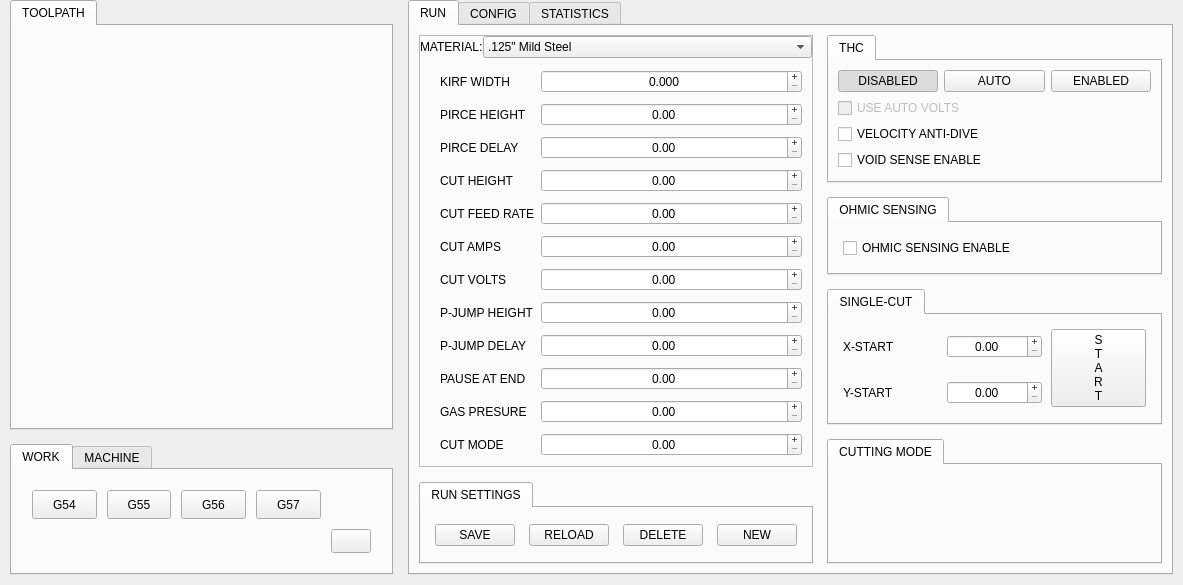
      <widget class="QWidget" name="tab_6">
       <attribute name="title">
        <string>PARAMETERS</string>
       </attribute>
       <layout class="QHBoxLayout" name="horizontalLayout_2" stretch="2,4">
        <property name="spacing">
         <number>15</number>
        </property>
        <property name="leftMargin">
         <number>10</number>
        </property>
        <property name="topMargin">
         <number>0</number>
        </property>
        <property name="rightMargin">
         <number>10</number>
        </property>
        <property name="bottomMargin">
         <number>10</number>
        </property>
        <item>
         <layout class="QVBoxLayout" name="verticalLayout_6">
          <property name="spacing">
           <number>14</number>
          </property>
          <item>
           <widget class="QTabWidget" name="tabWidget_9">
            <property name="sizePolicy">
             <sizepolicy hsizetype="Expanding" vsizetype="Expanding">
              <horstretch>0</horstretch>
              <verstretch>0</verstretch>
             </sizepolicy>
            </property>
            <property name="currentIndex">
             <number>0</number>
            </property>
            <widget class="QWidget" name="tab_17">
             <attribute name="title">
              <string>TOOLPATH</string>
             </attribute>
             <layout class="QVBoxLayout" name="verticalLayout_10"/>
            </widget>
           </widget>
          </item>
          <item>
           <widget class="QTabWidget" name="tabWidget_8">
            <property name="sizePolicy">
             <sizepolicy hsizetype="Expanding" vsizetype="Minimum">
              <horstretch>0</horstretch>
              <verstretch>0</verstretch>
             </sizepolicy>
            </property>
            <property name="tabShape">
             <enum>QTabWidget::Rounded</enum>
            </property>
            <property name="currentIndex">
             <number>0</number>
            </property>
            <widget class="QWidget" name="tab_10">
             <attribute name="icon">
              <iconset>
               <normaloff>../common/icons/crosshairs-solid.png</normaloff>
               <normalon>../common/icons/crosshairs-solid.bg.png</normalon>../common/icons/crosshairs-solid.png</iconset>
             </attribute>
             <attribute name="title">
              <string>WORK</string>
             </attribute>
             <layout class="QGridLayout" name="gridLayout_6">
              <property name="sizeConstraint">
               <enum>QLayout::SetMinimumSize</enum>
              </property>
              <property name="leftMargin">
               <number>20</number>
              </property>
              <property name="topMargin">
               <number>20</number>
              </property>
              <property name="rightMargin">
               <number>20</number>
              </property>
              <property name="bottomMargin">
               <number>20</number>
              </property>
              <property name="spacing">
               <number>10</number>
              </property>
              <item row="0" column="0">
               <widget class="ActionButton" name="actionbutton_16">
                <property name="minimumSize">
                 <size>
                  <width>34</width>
                  <height>29</height>
                 </size>
                </property>
                <property name="text">
                 <string>G54</string>
                </property>
                <property name="actionName" stdset="0">
                 <string>machine.set-work-coord:G54</string>
                </property>
               </widget>
              </item>
              <item row="0" column="1">
               <widget class="ActionButton" name="actionbutton_17">
                <property name="minimumSize">
                 <size>
                  <width>34</width>
                  <height>29</height>
                 </size>
                </property>
                <property name="text">
                 <string>G55</string>
                </property>
                <property name="actionName" stdset="0">
                 <string>machine.set-work-coord:G55</string>
                </property>
               </widget>
              </item>
              <item row="0" column="2">
               <widget class="ActionButton" name="actionbutton_18">
                <property name="minimumSize">
                 <size>
                  <width>34</width>
                  <height>29</height>
                 </size>
                </property>
                <property name="text">
                 <string>G56</string>
                </property>
                <property name="actionName" stdset="0">
                 <string>machine.set-work-coord:G56</string>
                </property>
               </widget>
              </item>
              <item row="0" column="3">
               <widget class="ActionButton" name="actionbutton_19">
                <property name="minimumSize">
                 <size>
                  <width>34</width>
                  <height>29</height>
                 </size>
                </property>
                <property name="text">
                 <string>G57</string>
                </property>
                <property name="actionName" stdset="0">
                 <string>machine.set-work-coord:G57</string>
                </property>
               </widget>
              </item>
              <item row="1" column="0" colspan="4">
               <widget class="MonokromDroGroup" name="compositedrogroup_4">
                <property name="maximumSize">
                 <size>
                  <width>10000</width>
                  <height>200</height>
                 </size>
                </property>
               </widget>
              </item>
              <item row="1" column="4">
               <widget class="ActionButton" name="actionbutton_20">
                <property name="sizePolicy">
                 <sizepolicy hsizetype="Fixed" vsizetype="Minimum">
                  <horstretch>0</horstretch>
                  <verstretch>0</verstretch>
                 </sizepolicy>
                </property>
                <property name="maximumSize">
                 <size>
                  <width>44</width>
                  <height>16777215</height>
                 </size>
                </property>
                <property name="styleSheet">
                 <string notr="true">max-width: 40px;</string>
                </property>
                <property name="icon">
                 <iconset>
                  <normaloff>../common/icons/homed.png</normaloff>
                  <disabledoff>../common/icons/homed.png</disabledoff>../common/icons/homed.png</iconset>
                </property>
                <property name="iconSize">
                 <size>
                  <width>20</width>
                  <height>20</height>
                 </size>
                </property>
                <property name="actionName" stdset="0">
                 <string>machine.home.all</string>
                </property>
               </widget>
              </item>
             </layout>
            </widget>
            <widget class="QWidget" name="tab_11">
             <attribute name="icon">
              <iconset>
               <normaloff>../common/icons/crosshairs-solid.png</normaloff>
               <normalon>../common/icons/crosshairs-solid.bg.png</normalon>
               <activeoff>icons/crosshairs-solid.on.png</activeoff>
               <selectedoff>icons/crosshairs-solid.on.png</selectedoff>../common/icons/crosshairs-solid.png</iconset>
             </attribute>
             <attribute name="title">
              <string>MACHINE</string>
             </attribute>
            </widget>
           </widget>
          </item>
         </layout>
        </item>
        <item>
         <widget class="QTabWidget" name="tabWidget">
          <property name="currentIndex">
           <number>0</number>
          </property>
          <widget class="QWidget" name="tab_8">
           <attribute name="title">
            <string>RUN</string>
           </attribute>
           <layout class="QHBoxLayout" name="horizontalLayout_8">
            <property name="spacing">
             <number>14</number>
            </property>
            <property name="leftMargin">
             <number>9</number>
            </property>
            <item>
             <layout class="QVBoxLayout" name="verticalLayout_12">
              <property name="spacing">
               <number>15</number>
              </property>
              <item>
               <widget class="QFrame" name="file_frame_2">
                <property name="frameShape">
                 <enum>QFrame::StyledPanel</enum>
                </property>
                <property name="frameShadow">
                 <enum>QFrame::Raised</enum>
                </property>
                <property name="styleClass" stdset="0">
                 <string>comboFrame</string>
                </property>
                <layout class="QVBoxLayout" name="verticalLayout_11">
                 <property name="spacing">
                  <number>2</number>
                 </property>
                 <property name="leftMargin">
                  <number>0</number>
                 </property>
                 <property name="topMargin">
                  <number>0</number>
                 </property>
                 <property name="rightMargin">
                  <number>0</number>
                 </property>
                 <property name="bottomMargin">
                  <number>0</number>
                 </property>
                 <item>
                  <layout class="QHBoxLayout" name="horizontalLayout_7">
                   <property name="spacing">
                    <number>0</number>
                   </property>
                   <item>
                    <widget class="QLabel" name="label_11">
                     <property name="text">
                      <string>MATERIAL:</string>
                     </property>
                     <property name="styleClass" stdset="0">
                      <string>comboFrame</string>
                     </property>
                    </widget>
                   </item>
                   <item>
                    <widget class="QComboBox" name="comboBox">
                     <property name="sizePolicy">
                      <sizepolicy hsizetype="Expanding" vsizetype="Fixed">
                       <horstretch>0</horstretch>
                       <verstretch>0</verstretch>
                      </sizepolicy>
                     </property>
                     <item>
                      <property name="text">
                       <string>.125&quot; Mild Steel</string>
                      </property>
                     </item>
                    </widget>
                   </item>
                  </layout>
                 </item>
                 <item>
                  <layout class="QFormLayout" name="formLayout_2">
                   <property name="horizontalSpacing">
                    <number>6</number>
                   </property>
                   <property name="verticalSpacing">
                    <number>10</number>
                   </property>
                   <property name="leftMargin">
                    <number>20</number>
                   </property>
                   <property name="topMargin">
                    <number>10</number>
                   </property>
                   <property name="rightMargin">
                    <number>10</number>
                   </property>
                   <property name="bottomMargin">
                    <number>10</number>
                   </property>
                   <item row="0" column="0">
                    <widget class="QLabel" name="paramKirfWidthLabel">
                     <property name="text">
                      <string>KIRF WIDTH</string>
                     </property>
                    </widget>
                   </item>
                   <item row="0" column="1">
                    <widget class="HalDoubleSpinBox" name="paramKirfWidth">
                     <property name="alignment">
                      <set>Qt::AlignCenter</set>
                     </property>
                     <property name="buttonSymbols">
                      <enum>QAbstractSpinBox::PlusMinus</enum>
                     </property>
                     <property name="decimals">
                      <number>3</number>
                     </property>
                     <property name="singleStep">
                      <double>0.010000000000000</double>
                     </property>
                    </widget>
                   </item>
                   <item row="1" column="0">
                    <widget class="QLabel" name="paramKirfWidthLabel_2">
                     <property name="text">
                      <string>PIRCE HEIGHT</string>
                     </property>
                    </widget>
                   </item>
                   <item row="1" column="1">
                    <widget class="HalDoubleSpinBox" name="paramKirfWidth_2">
                     <property name="alignment">
                      <set>Qt::AlignCenter</set>
                     </property>
                     <property name="buttonSymbols">
                      <enum>QAbstractSpinBox::PlusMinus</enum>
                     </property>
                    </widget>
                   </item>
                   <item row="2" column="0">
                    <widget class="QLabel" name="paramKirfWidthLabel_4">
                     <property name="text">
                      <string>PIRCE DELAY</string>
                     </property>
                    </widget>
                   </item>
                   <item row="2" column="1">
                    <widget class="HalDoubleSpinBox" name="paramKirfWidth_3">
                     <property name="alignment">
                      <set>Qt::AlignCenter</set>
                     </property>
                     <property name="buttonSymbols">
                      <enum>QAbstractSpinBox::PlusMinus</enum>
                     </property>
                    </widget>
                   </item>
                   <item row="3" column="0">
                    <widget class="QLabel" name="paramKirfWidthLabel_3">
                     <property name="text">
                      <string>CUT HEIGHT</string>
                     </property>
                    </widget>
                   </item>
                   <item row="3" column="1">
                    <widget class="HalDoubleSpinBox" name="paramKirfWidth_4">
                     <property name="alignment">
                      <set>Qt::AlignCenter</set>
                     </property>
                     <property name="buttonSymbols">
                      <enum>QAbstractSpinBox::PlusMinus</enum>
                     </property>
                    </widget>
                   </item>
                   <item row="4" column="0">
                    <widget class="QLabel" name="paramKirfWidthLabel_5">
                     <property name="text">
                      <string>CUT FEED RATE</string>
                     </property>
                    </widget>
                   </item>
                   <item row="4" column="1">
                    <widget class="HalDoubleSpinBox" name="paramKirfWidth_5">
                     <property name="alignment">
                      <set>Qt::AlignCenter</set>
                     </property>
                     <property name="buttonSymbols">
                      <enum>QAbstractSpinBox::PlusMinus</enum>
                     </property>
                    </widget>
                   </item>
                   <item row="5" column="0">
                    <widget class="QLabel" name="paramKirfWidthLabel_6">
                     <property name="text">
                      <string>CUT AMPS</string>
                     </property>
                    </widget>
                   </item>
                   <item row="5" column="1">
                    <widget class="HalDoubleSpinBox" name="paramKirfWidth_6">
                     <property name="alignment">
                      <set>Qt::AlignCenter</set>
                     </property>
                     <property name="buttonSymbols">
                      <enum>QAbstractSpinBox::PlusMinus</enum>
                     </property>
                    </widget>
                   </item>
                   <item row="6" column="0">
                    <widget class="QLabel" name="paramKirfWidthLabel_7">
                     <property name="text">
                      <string>CUT VOLTS</string>
                     </property>
                    </widget>
                   </item>
                   <item row="6" column="1">
                    <widget class="HalDoubleSpinBox" name="paramKirfWidth_7">
                     <property name="alignment">
                      <set>Qt::AlignCenter</set>
                     </property>
                     <property name="buttonSymbols">
                      <enum>QAbstractSpinBox::PlusMinus</enum>
                     </property>
                    </widget>
                   </item>
                   <item row="7" column="0">
                    <widget class="QLabel" name="paramKirfWidthLabel_8">
                     <property name="text">
                      <string>P-JUMP HEIGHT</string>
                     </property>
                    </widget>
                   </item>
                   <item row="7" column="1">
                    <widget class="HalDoubleSpinBox" name="paramKirfWidth_8">
                     <property name="alignment">
                      <set>Qt::AlignCenter</set>
                     </property>
                     <property name="buttonSymbols">
                      <enum>QAbstractSpinBox::PlusMinus</enum>
                     </property>
                    </widget>
                   </item>
                   <item row="8" column="0">
                    <widget class="QLabel" name="paramKirfWidthLabel_9">
                     <property name="text">
                      <string>P-JUMP DELAY</string>
                     </property>
                    </widget>
                   </item>
                   <item row="8" column="1">
                    <widget class="HalDoubleSpinBox" name="paramKirfWidth_9">
                     <property name="alignment">
                      <set>Qt::AlignCenter</set>
                     </property>
                     <property name="buttonSymbols">
                      <enum>QAbstractSpinBox::PlusMinus</enum>
                     </property>
                    </widget>
                   </item>
                   <item row="9" column="0">
                    <widget class="QLabel" name="paramKirfWidthLabel_10">
                     <property name="text">
                      <string>PAUSE AT END</string>
                     </property>
                    </widget>
                   </item>
                   <item row="9" column="1">
                    <widget class="HalDoubleSpinBox" name="paramKirfWidth_10">
                     <property name="alignment">
                      <set>Qt::AlignCenter</set>
                     </property>
                     <property name="buttonSymbols">
                      <enum>QAbstractSpinBox::PlusMinus</enum>
                     </property>
                    </widget>
                   </item>
                   <item row="10" column="1">
                    <widget class="HalDoubleSpinBox" name="paramKirfWidth_11">
                     <property name="alignment">
                      <set>Qt::AlignCenter</set>
                     </property>
                     <property name="buttonSymbols">
                      <enum>QAbstractSpinBox::PlusMinus</enum>
                     </property>
                    </widget>
                   </item>
                   <item row="10" column="0">
                    <widget class="QLabel" name="paramKirfWidthLabel_11">
                     <property name="text">
                      <string>GAS PRESURE</string>
                     </property>
                    </widget>
                   </item>
                   <item row="11" column="0">
                    <widget class="QLabel" name="paramKirfWidthLabel_12">
                     <property name="text">
                      <string>CUT MODE</string>
                     </property>
                    </widget>
                   </item>
                   <item row="11" column="1">
                    <widget class="HalDoubleSpinBox" name="paramKirfWidth_12">
                     <property name="alignment">
                      <set>Qt::AlignCenter</set>
                     </property>
                     <property name="buttonSymbols">
                      <enum>QAbstractSpinBox::PlusMinus</enum>
                     </property>
                    </widget>
                   </item>
                  </layout>
                 </item>
                </layout>
               </widget>
              </item>
              <item>
               <widget class="QTabWidget" name="tabWidget_10">
                <property name="sizePolicy">
                 <sizepolicy hsizetype="Minimum" vsizetype="Minimum">
                  <horstretch>0</horstretch>
                  <verstretch>0</verstretch>
                 </sizepolicy>
                </property>
                <property name="currentIndex">
                 <number>0</number>
                </property>
                <widget class="QWidget" name="tab_18">
                 <attribute name="title">
                  <string>RUN SETTINGS</string>
                 </attribute>
                 <layout class="QHBoxLayout" name="horizontalLayout_9">
                  <property name="spacing">
                   <number>14</number>
                  </property>
                  <property name="leftMargin">
                   <number>14</number>
                  </property>
                  <property name="topMargin">
                   <number>14</number>
                  </property>
                  <property name="rightMargin">
                   <number>14</number>
                  </property>
                  <property name="bottomMargin">
                   <number>14</number>
                  </property>
                  <item>
                   <widget class="QPushButton" name="pushButton">
                    <property name="text">
                     <string>SAVE</string>
                    </property>
                   </widget>
                  </item>
                  <item>
                   <widget class="QPushButton" name="pushButton_2">
                    <property name="text">
                     <string>RELOAD</string>
                    </property>
                   </widget>
                  </item>
                  <item>
                   <widget class="QPushButton" name="pushButton_3">
                    <property name="text">
                     <string>DELETE</string>
                    </property>
                   </widget>
                  </item>
                  <item>
                   <widget class="QPushButton" name="pushButton_4">
                    <property name="text">
                     <string>NEW</string>
                    </property>
                   </widget>
                  </item>
                 </layout>
                </widget>
               </widget>
              </item>
             </layout>
            </item>
            <item>
             <layout class="QVBoxLayout" name="verticalLayout_13">
              <item>
               <widget class="QTabWidget" name="tabWidget_11">
                <property name="sizePolicy">
                 <sizepolicy hsizetype="Expanding" vsizetype="Minimum">
                  <horstretch>0</horstretch>
                  <verstretch>0</verstretch>
                 </sizepolicy>
                </property>
                <property name="currentIndex">
                 <number>0</number>
                </property>
                <widget class="QWidget" name="tab_19">
                 <attribute name="title">
                  <string>THC</string>
                 </attribute>
                 <layout class="QVBoxLayout" name="verticalLayout_14">
                  <item>
                   <layout class="QHBoxLayout" name="horizontalLayout_10">
                    <item>
                     <widget class="QPushButton" name="pushButton_5">
                      <property name="text">
                       <string>DISABLED</string>
                      </property>
                      <property name="checkable">
                       <bool>true</bool>
                      </property>
                      <property name="checked">
                       <bool>true</bool>
                      </property>
                      <property name="autoExclusive">
                       <bool>true</bool>
                      </property>
                     </widget>
                    </item>
                    <item>
                     <widget class="QPushButton" name="pushButton_6">
                      <property name="text">
                       <string>AUTO</string>
                      </property>
                      <property name="checkable">
                       <bool>true</bool>
                      </property>
                      <property name="autoExclusive">
                       <bool>true</bool>
                      </property>
                     </widget>
                    </item>
                    <item>
                     <widget class="QPushButton" name="pushButton_9">
                      <property name="text">
                       <string>ENABLED</string>
                      </property>
                      <property name="checkable">
                       <bool>true</bool>
                      </property>
                      <property name="autoExclusive">
                       <bool>true</bool>
                      </property>
                     </widget>
                    </item>
                   </layout>
                  </item>
                  <item>
                   <widget class="QCheckBox" name="checkBox">
                    <property name="enabled">
                     <bool>false</bool>
                    </property>
                    <property name="text">
                     <string>USE AUTO VOLTS</string>
                    </property>
                   </widget>
                  </item>
                  <item>
                   <widget class="QCheckBox" name="checkBox_2">
                    <property name="text">
                     <string>VELOCITY ANTI-DIVE</string>
                    </property>
                   </widget>
                  </item>
                  <item>
                   <widget class="QCheckBox" name="checkBox_3">
                    <property name="text">
                     <string>VOID SENSE ENABLE</string>
                    </property>
                   </widget>
                  </item>
                 </layout>
                </widget>
               </widget>
              </item>
              <item>
               <widget class="QTabWidget" name="tabWidget_12">
                <property name="sizePolicy">
                 <sizepolicy hsizetype="Expanding" vsizetype="Minimum">
                  <horstretch>0</horstretch>
                  <verstretch>0</verstretch>
                 </sizepolicy>
                </property>
                <property name="currentIndex">
                 <number>0</number>
                </property>
                <widget class="QWidget" name="tab_20">
                 <attribute name="title">
                  <string>OHMIC SENSING</string>
                 </attribute>
                 <layout class="QVBoxLayout" name="verticalLayout_16">
                  <property name="leftMargin">
                   <number>14</number>
                  </property>
                  <property name="topMargin">
                   <number>14</number>
                  </property>
                  <property name="rightMargin">
                   <number>14</number>
                  </property>
                  <property name="bottomMargin">
                   <number>14</number>
                  </property>
                  <item>
                   <widget class="QCheckBox" name="checkBox_4">
                    <property name="text">
                     <string>OHMIC SENSING ENABLE</string>
                    </property>
                   </widget>
                  </item>
                 </layout>
                </widget>
               </widget>
              </item>
              <item>
               <widget class="QTabWidget" name="tabWidget_13">
                <property name="sizePolicy">
                 <sizepolicy hsizetype="Expanding" vsizetype="Minimum">
                  <horstretch>0</horstretch>
                  <verstretch>0</verstretch>
                 </sizepolicy>
                </property>
                <property name="currentIndex">
                 <number>0</number>
                </property>
                <widget class="QWidget" name="tab_21">
                 <attribute name="title">
                  <string>SINGLE-CUT</string>
                 </attribute>
                 <layout class="QGridLayout" name="gridLayout_7">
                  <property name="leftMargin">
                   <number>14</number>
                  </property>
                  <property name="topMargin">
                   <number>14</number>
                  </property>
                  <property name="rightMargin">
                   <number>14</number>
                  </property>
                  <property name="bottomMargin">
                   <number>14</number>
                  </property>
                  <property name="horizontalSpacing">
                   <number>9</number>
                  </property>
                  <property name="verticalSpacing">
                   <number>14</number>
                  </property>
                  <item row="0" column="0">
                   <widget class="QLabel" name="label_6">
                    <property name="text">
                     <string>X-START</string>
                    </property>
                   </widget>
                  </item>
                  <item row="0" column="1">
                   <widget class="QDoubleSpinBox" name="doubleSpinBox_3">
                    <property name="alignment">
                     <set>Qt::AlignCenter</set>
                    </property>
                    <property name="buttonSymbols">
                     <enum>QAbstractSpinBox::PlusMinus</enum>
                    </property>
                   </widget>
                  </item>
                  <item row="1" column="1">
                   <widget class="QDoubleSpinBox" name="doubleSpinBox_4">
                    <property name="alignment">
                     <set>Qt::AlignCenter</set>
                    </property>
                    <property name="buttonSymbols">
                     <enum>QAbstractSpinBox::PlusMinus</enum>
                    </property>
                   </widget>
                  </item>
                  <item row="1" column="0">
                   <widget class="QLabel" name="label_12">
                    <property name="text">
                     <string>Y-START</string>
                    </property>
                   </widget>
                  </item>
                  <item row="0" column="2" rowspan="2">
                   <widget class="QPushButton" name="pushButton_10">
                    <property name="sizePolicy">
                     <sizepolicy hsizetype="Minimum" vsizetype="Preferred">
                      <horstretch>0</horstretch>
                      <verstretch>0</verstretch>
                     </sizepolicy>
                    </property>
                    <property name="text">
                     <string>S
T
A
R
T</string>
                    </property>
                   </widget>
                  </item>
                 </layout>
                </widget>
               </widget>
              </item>
              <item>
               <widget class="QTabWidget" name="tabWidget_14">
                <property name="currentIndex">
                 <number>0</number>
                </property>
                <widget class="QWidget" name="tab_22">
                 <attribute name="title">
                  <string>CUTTING MODE</string>
                 </attribute>
                </widget>
               </widget>
              </item>
             </layout>
            </item>
           </layout>
          </widget>
          <widget class="QWidget" name="tab_9">
           <attribute name="title">
            <string>CONFIG</string>
           </attribute>
          </widget>
          <widget class="QWidget" name="tab_12">
           <attribute name="title">
            <string>STATISTICS</string>
           </attribute>
          </widget>
         </widget>
        </item>
       </layout>
      </widget>
